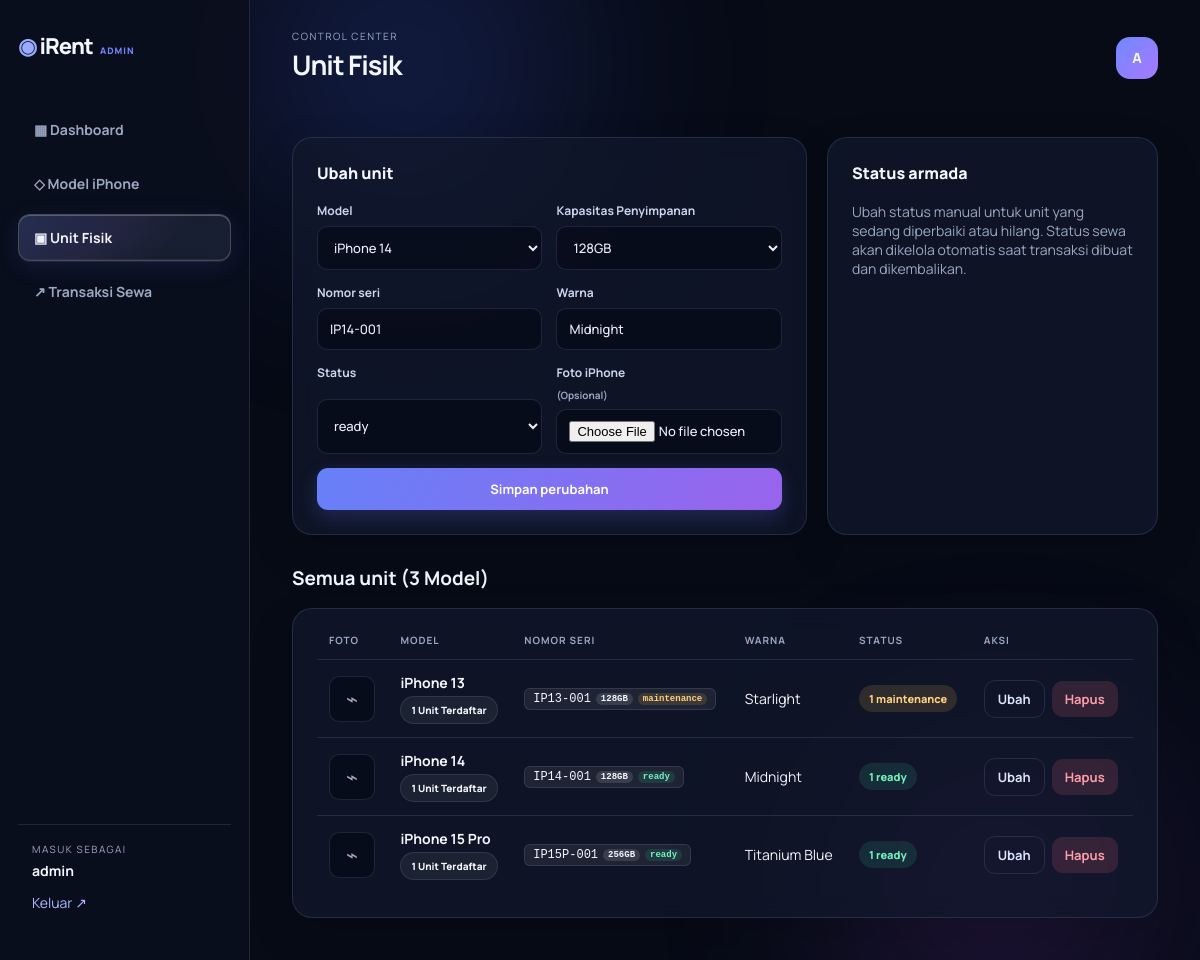
/units.php?edit=2 (signed in), run on the app's committed database.
### tables this page shows
CREATE TABLE tb_unit_iphone (id_unit INT AUTO_INCREMENT PRIMARY KEY, id_model INT NOT NULL, penyimpanan VARCHAR(20) NOT NULL DEFAULT '128GB', nomor_seri VARCHAR(100) NOT NULL UNIQUE, warna VARCHAR(50) NOT NULL, foto VARCHAR(255) NULL, status ENUM('ready','booked','disewa','maintenance','hilang') NOT NULL DEFAULT 'ready', FOREIGN KEY (id_model) REFERENCES tb_iphone_model(id_model) ON DELETE RESTRICT);

CREATE TABLE tb_iphone_model (id_model INT AUTO_INCREMENT PRIMARY KEY, nama_model VARCHAR(100) NOT NULL, harga_sewa_per_hari DECIMAL(12,2) NOT NULL);

### includes/auth.php (called while the page is built, shortened)
<?php
function e(?string $value): string { return htmlspecialchars($value ?? '', ENT_QUOTES, 'UTF-8'); }

### units.php (the view, shortened to what this page needs)
<?php require_once 'includes/auth.php';
$pdo = db();
$edit = isset($_GET['edit']) ? $pdo->prepare('SELECT * FROM tb_unit_iphone WHERE id_unit=?') : null;
if ($edit) {
    $edit->execute([$_GET['edit']]);
    $edit = $edit->fetch();
}
$models = $pdo->query('SELECT * FROM tb_iphone_model ORDER BY nama_model')->fetchAll();
$rows = $pdo->query('SELECT u.*, m.nama_model FROM tb_unit_iphone u JOIN tb_iphone_model m ON m.id_model=u.id_model ORDER BY m.nama_model ASC, u.nomor_seri ASC')->fetchAll();
$groupedUnits = [];
foreach ($rows as $r) {
    $mid = $r['id_model'];
    if (!isset($groupedUnits[$mid])) {
        $groupedUnits[$mid] = [
            'id_model' => $mid,
            'nama_model' => $r['nama_model'],
            'foto' => $r['foto'],
            'units' => []
        ];
    }
    $groupedUnits[$mid]['units'][] = $r;
}
require 'includes/layout.php';
page_start('Unit Fisik', true); ?>
<div class="content-grid">
    <section class="panel">
        <h2 class="panel-title"><?= $edit ? 'Ubah unit' : 'Tambah unit fisik' ?></h2>
        <form method="post" enctype="multipart/form-data">
            <div class="form-grid">
                <label>Model
                    <select name="id_model" required>
                        <?php foreach ($models as $m): ?>
                            <option value="<?= $m['id_model'] ?>" <?= ($edit['id_model'] ?? '') == $m['id_model'] ? 'selected' : '' ?>>
                                <?= e($m['nama_model']) ?>
                            </option>
                        <?php endforeach ?>
                    </select>
                </label>
                <label>Kapasitas Penyimpanan
                    <select name="penyimpanan" required>
                        <?php foreach (['64GB', '128GB', '256GB', '512GB', '1TB'] as $cap): ?>
                            <option value="<?= $cap ?>" <?= ($edit['penyimpanan'] ?? '') === $cap ? 'selected' : '' ?>><?= $cap ?></option>
                        <?php endforeach; ?>
                    </select>
                </label>
            </div>
            <div class="form-grid"><label>Nomor seri<input name="nomor_seri" value="<?= e($edit['nomor_seri'] ?? '') ?>" required></label><label>Warna<input name="warna" value="<?= e($edit['warna'] ?? '') ?>" required></label></div>
            <div class="form-grid"><label>Status<select name="status"><?php foreach (['ready', 'booked', 'maintenance', 'hilang'] as $s): ?><option <?= $s === ($edit['status'] ?? 'ready') ? 'selected' : '' ?>><?= $s ?></option><?php endforeach ?></select></label><label>Foto iPhone <small class="muted">(Opsional)</small><input type="file" name="foto" accept="image/*"></label></div>
            <button class="primary-btn"><?= $edit ? 'Simpan perubahan' : 'Tambah unit' ?></button>
        </form>
    </section>
    <section class="panel">
        <h2 class="panel-title">Status armada</h2>
        <p class="muted">Ubah status manual untuk unit yang sedang diperbaiki atau hilang. Status sewa akan dikelola otomatis saat transaksi dibuat dan dikembalikan.</p>
    </section>
</div>
<div class="section-head">
    <h2>Semua unit (<?= count($groupedUnits) ?> Model)</h2>
</div>
<section class="panel table-wrap">
    <table>
        <thead>
            <tr>
                <th>Foto</th>
                <th>Model</th>
                <th>Nomor seri</th>
                <th>Warna</th>
                <th>Status</th>
                <th>Aksi</th>
            </tr>
        </thead>
        <tbody>
            <?php if (empty($groupedUnits)): ?>
                <tr><td colspan="6" class="empty">Belum ada unit fisik terdaftar.</td></tr>
            <?php else: ?>
                <?php foreach ($groupedUnits as $g):
                    $colors = array_unique(array_filter(array_column($g['units'], 'warna')));
                    $statusCounts = [];
                    foreach ($g['units'] as $u) {
                        $statusCounts[$u['status']] = ($statusCounts[$u['status']] ?? 0) + 1;
                    }
                ?>
                <tr>
                    <td><?php if (!empty($g['foto'])): ?><img src="<?= e($g['foto']) ?>" alt="Foto iPhone" class="unit-thumb"><?php else: ?><div class="unit-thumb-placeholder">⌁</div><?php endif ?></td>
                    <td>
                        <strong><?= e($g['nama_model']) ?></strong>
                        <div style="margin-top:4px;">
                            <span class="badge" style="font-size:10px;background:rgba(255,255,255,0.06);border:1px solid var(--line);"><?= count($g['units']) ?> Unit Terdaftar</span>
                        </div>
                    </td>
                    <td>
                        <div style="display:flex;flex-wrap:wrap;gap:6px;align-items:center;">
                            <?php foreach ($g['units'] as $u): ?>
                                <span style="font-family:monospace;font-size:12px;background:rgba(255,255,255,0.07);border:1px solid var(--line);padding:3px 8px;border-radius:6px;display:inline-flex;align-items:center;gap:5px;">
                                    <?= e($u['nomor_seri']) ?>
                                    <span class="badge" style="font-size:9px;padding:1px 5px;background:rgba(255,255,255,0.12);color:var(--text);"><?= e($u['penyimpanan']) ?></span>
                                    <span class="badge <?= e($u['status']) ?>" style="font-size:9px;padding:1px 5px;"><?= e($u['status']) ?></span>
                                </span>
                            <?php endforeach; ?>
                        </div>
                    </td>
                    <td><?= e(implode(', ', $colors)) ?></td>
                    <td>
                        <div style="display:flex;flex-wrap:wrap;gap:4px;">
                            <?php foreach ($statusCounts as $st => $cnt): ?>
                                <span class="badge <?= e($st) ?>"><?= $cnt ?> <?= e($st) ?></span>
                            <?php endforeach; ?>
                        </div>
                    </td>
                    <td>
                        <?php if (count($g['units']) === 1): ?>
                            <div class="actions">
                                <a class="outline-btn compact" href="units.php?edit=<?= $g['units'][0]['id_unit'] ?>">Ubah</a>
                                <form method="post" style="display:inline;">
                                    <button class="danger-btn compact" data-confirm="Hapus unit <?= e($g['units'][0]['nomor_seri']) ?>?">Hapus</button>
                                </form>
                            </div>
                        <?php endif; ?>
                    </td>
                </tr>
                <?php endforeach ?>
            <?php endif ?>
        </tbody>
    </table>
</section><?php page_end(); ?>

### assets/css/style.css (style rules this page uses)
:root { --bg: #070b16; --panel: rgba(18, 25, 45, .7); --line: rgba(189, 204, 255, .13); --text: #f4f7ff; --muted: #9ba8c2; --blue: #7288ff; --violet: #a779ff; --emerald: #36d69a; --amber: #f6bd54; --rose: #fb7185 }
* { box-sizing: border-box }
body { margin: 0; color: var(--text); background: var(--bg); font-family: Manrope, Arial, sans-serif; font-size: 14px; min-height: 100vh }
a { color: inherit; text-decoration: none }
.stagger-in { animation: stagger-in .45s ease both }
.primary-btn, .outline-btn, .danger-btn { border: 0; cursor: pointer; display: inline-flex; justify-content: center; align-items: center; padding: 12px 17px; border-radius: 11px; font: 700 13px Manrope }
.primary-btn { color: white; background: linear-gradient(120deg, #6681f8, #9a63ed); box-shadow: 0 8px 20px rgba(107, 113, 255, .22) }
.compact { padding: 9px 13px }
.outline-btn { border: 1px solid var(--line); color: #dce4ff; background: transparent }
.danger-btn { background: rgba(251, 113, 133, .15); color: #ff9dab }
.panel, .stat-card { background: var(--panel); border: 1px solid var(--line); box-shadow: 0 18px 45px rgba(0, 0, 0, .16); backdrop-filter: blur(12px); border-radius: 20px }
.panel { padding: 24px }
.content-grid { display: grid; grid-template-columns: 1.4fr .9fr; gap: 20px; margin-top: 22px }
.panel-title { font-size: 16px; font-weight: 800; margin: 0 0 18px }
.section-head { display: flex; justify-content: space-between; align-items: center; margin: 30px 0 17px }
.section-head h2 { margin: 0; font-size: 19px }
.table-wrap { overflow: auto }
table { border-collapse: collapse; width: 100%; min-width: 600px }
th { text-align: left; font-size: 10px; letter-spacing: 1px; color: var(--muted); text-transform: uppercase; padding: 0 12px 12px }
td { padding: 13px 12px; border-top: 1px solid var(--line) }
.badge { font-size: 11px; font-weight: 800; display: inline-block; border-radius: 999px; padding: 6px 10px }
.ready, .selesai { color: #78f1bf; background: rgba(54, 214, 154, .13) }
.maintenance { color: #ffd17d; background: rgba(246, 189, 84, .14) }
form { display: grid; gap: 14px }
.form-grid { display: grid; grid-template-columns: repeat(2, 1fr); gap: 14px }
label { display: grid; gap: 7px; font-size: 12px; font-weight: 700; color: #cbd5ed }
input, select, textarea { width: 100%; border: 1px solid var(--line); border-radius: 10px; background: rgba(5, 9, 19, .55); padding: 11px 12px; color: #edf1ff; outline: none; font: 500 13px Manrope }
select option { background: #11172a }
.muted { color: var(--muted) }
.actions { display: flex; gap: 7px; align-items: center }
.unit-thumb-placeholder { width: 46px; height: 46px; border-radius: 10px; border: 1px solid var(--line); background: rgba(5, 9, 19, .55); display: grid; place-items: center; color: var(--muted); font-size: 20px }

### data on the page
tb_unit_iphone: id_model "iPhone 14", penyimpanan "128GB", nomor_seri "IP14-001", warna "Midnight", status "ready", nama_model "iPhone 14", count($g['units']) "1", colors "Midnight", cnt "1", st "ready"
tb_unit_iphone: nama_model "iPhone 13", count($g['units']) "1", nomor_seri "IP13-001", penyimpanan "128GB", status "maintenance", colors "Starlight", cnt "1", st "maintenance"
tb_unit_iphone: nama_model "iPhone 15 Pro", count($g['units']) "1", nomor_seri "IP15P-001", penyimpanan "256GB", status "ready", colors "Titanium Blue", cnt "1", st "ready"

### other printed values
$me['username'] "admin"
$title "Unit Fisik"
substr($me['username'],0,1) "A"
count($groupedUnits) "3"
